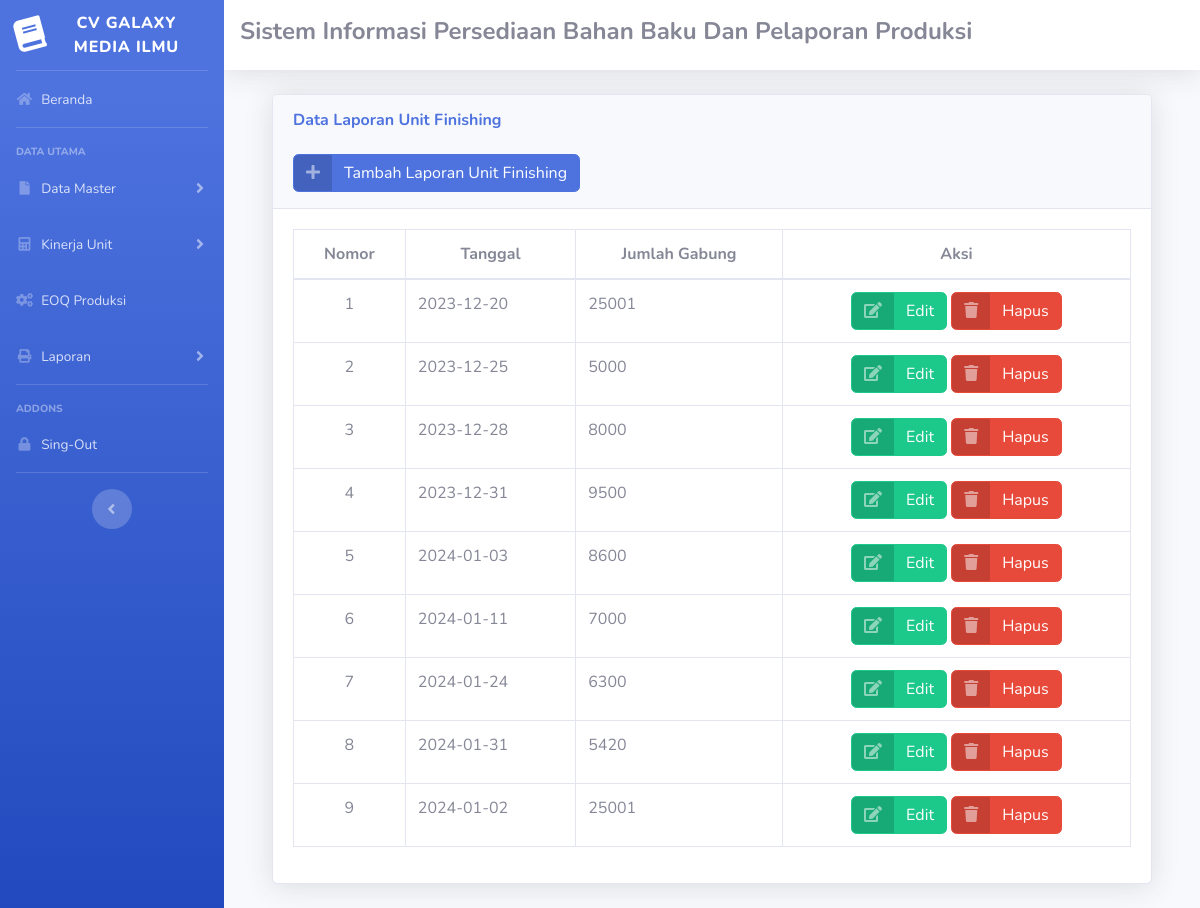
Page /s_admin.php?url=unit_finishing on the committed database.
### tables this page shows
CREATE TABLE `unit_finishing` (
  `id` int NOT NULL,
  `id_spk` int NOT NULL,
  `id_unit_kerja` int NOT NULL,
  `shift_kerja` varchar(100) NOT NULL,
  `tanggal` date NOT NULL,
  `jumlah_gabung` int NOT NULL
);

### unit_finishing.php (the view, shortened to what this page needs)
<!DOCTYPE html PUBLIC "-//W3C//DTD XHTML 1.0 Transitional//EN" "http://www.w3.org/TR/xhtml1/DTD/xhtml1-transitional.dtd">
<html xmlns="http://www.w3.org/1999/xhtml">
<head>
</head>
<body>
<div class="container-fluid">
    <div class="card shadow mb-4">
        <div class="card-header py-3">
            <h6 class="m-0 font-weight-bold text-primary">Data Laporan Unit Finishing</h6>
            <br>
            <a href="s_admin.php?url=tambah_finishing" class="btn btn-primary btn-icon-split">
                <span class="icon text-white-50">
                    <i class="fas fa-plus"></i>
                </span>
                <span class="text">Tambah Laporan Unit Finishing</span>
            </a>
        </div>
        <div class="card-body">
            <div class="table-responsive">
                <table class="table table-bordered" id="dataTable" width="100%" cellspacing="0">
                    <thead>
                        <tr class="text-center">
                            <th>Nomor</th>
                            <th>Tanggal</th>
                            <th>Jumlah Gabung</th>
                            <th>Aksi</th>
                        </tr>
                    </thead>
                    <tbody>
                        <?php
                        require 'koneksi.php';
                        $sql = "SELECT * FROM unit_finishing";
                        $result = mysqli_query($conn, $sql);
                        $data = mysqli_fetch_all($result, MYSQLI_ASSOC);
                        $nomor = 1;
                        foreach ($data as $data) {
                        ?>
                        <tr>
                            <td class="text-center"><?php echo $nomor++; ?></td>
                            <td><?php echo $data['tanggal']; ?></td>
                            <td><?php echo $data['jumlah_gabung']; ?></td>
                            <td class="text-center">
                                <a href="s_admin.php?url=edit_finishing&id=<?php echo $data['id']; ?>" class="btn btn-success btn-icon-split">
                                    <span class="icon text-white-50">
                                        <i class="fas fa-edit"></i>
                                    </span>
                                    <span class="text">Edit</span>
                                </a>
                                <a href="hapus_finishing.php?id=<?php echo $data['id']; ?>" class="btn btn-danger btn-icon-split" onclick="return confirm('yakin hapus')">
                                    <span class="icon text-white-50">
                                        <i class="fas fa-trash"></i>
                                    </span>
                                    <span class="text">Hapus</span>
                                </a>
                            </td>
                        </tr>
                        <?php } ?>
                    </tbody>
                </table>
            </div>
        </div>
    </div>
</div>
</body>
</html>

### rows in the picture
unit_finishing: tanggal "2023-12-20", jumlah_gabung "25001"
unit_finishing: tanggal "2023-12-25", jumlah_gabung "5000"
unit_finishing: tanggal "2023-12-28", jumlah_gabung "8000"
unit_finishing: tanggal "2023-12-31", jumlah_gabung "9500"
unit_finishing: tanggal "2024-01-03", jumlah_gabung "8600"
unit_finishing: tanggal "2024-01-11", jumlah_gabung "7000"
unit_finishing: tanggal "2024-01-24", jumlah_gabung "6300"
unit_finishing: tanggal "2024-01-31", jumlah_gabung "5420"
unit_finishing: tanggal "2024-01-02", jumlah_gabung "25001"
